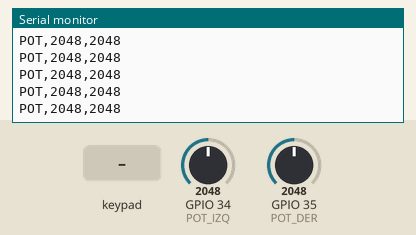
Simulated run of this sketch. Board: ESP32. On the bench: the last lines printed to the serial monitor. The test bench sets the inputs (shaded band); at power-on: GPIO 34 (POT_IZQ) = 2048, GPIO 35 (POT_DER) = 2048 (analog values on the 0–4095 scale).

Above: at 1.2 s.
1.3 s: key '1' pressed
2.8 s: key '2' pressed
4.3 s: GPIO 34 (POT_IZQ) set to 2866
At 5.4 s:
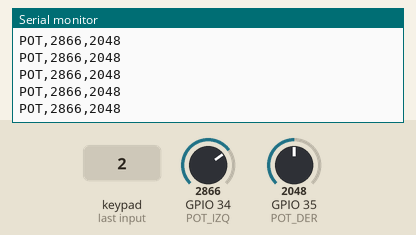
5.8 s: GPIO 35 (POT_DER) set to 2866
At 6.9 s:
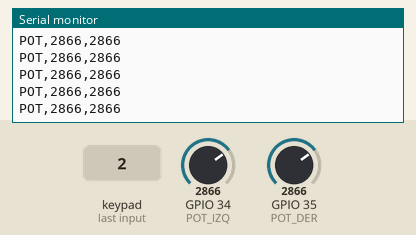
7.3 s: GPIO 34 (POT_IZQ) set to 3603
At 8.3 s:
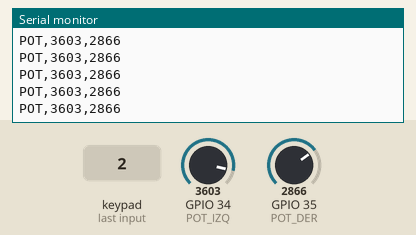
8.8 s: GPIO 35 (POT_DER) set to 3603
At 9.9 s:
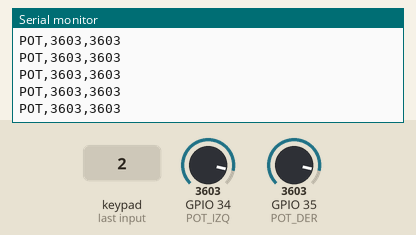
Timing chart, 0 to 11.3 s (numbered marks = the images above; inputs shaded):
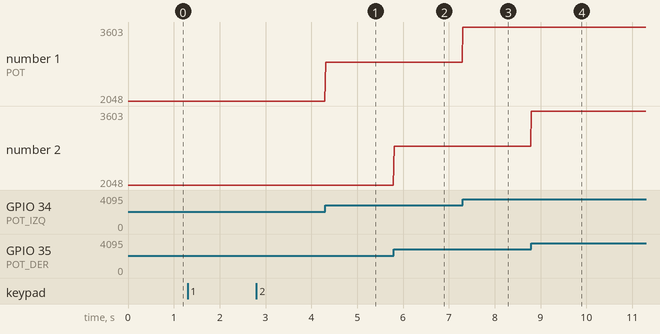

Measured:
- after the input at 4.3 s, the serial monitor: prints a new line at once (image 1)
- after the input at 5.8 s, the serial monitor: prints a new line at once (image 2)
- after the input at 7.3 s, the serial monitor: prints a new line at once (image 3)
- after the input at 8.8 s, the serial monitor: prints a new line at once (image 4)
- plotted number 1: 2048 → 2866 after the input at 4.3 s, 2866 → 3603 after the input at 7.3 s

The sketch:

baxter_esp32.ino
```cpp
#include <Keypad.h>

// ===============================
// POTENCIOMETROS
// ===============================
const int POT_IZQ = 34;
const int POT_DER = 35;

// ===============================
// TECLADO 1x2
// ===============================
const byte FILAS = 1;
const byte COLUMNAS = 2;

char teclas[FILAS][COLUMNAS] = {
  {'1', '2'}
};

byte pinesFilas[FILAS] = {13};
byte pinesColumnas[COLUMNAS] = {27, 32};

Keypad teclado = Keypad(
  makeKeymap(teclas),
  pinesFilas,
  pinesColumnas,
  FILAS,
  COLUMNAS
);

void setup() {

  Serial.begin(115200);

  analogReadResolution(12);

  pinMode(POT_IZQ, INPUT);
  pinMode(POT_DER, INPUT);
}

void loop() {

  // Leer potenciómetros
  int izquierda = analogRead(POT_IZQ);
  int derecha = analogRead(POT_DER);

  // Enviar:
  // POT,izquierda,derecha
  Serial.print("POT,");
  Serial.print(izquierda);
  Serial.print(",");
  Serial.println(derecha);

  // Leer teclado
  char tecla = teclado.getKey();

  if (tecla == '1') {
    Serial.println("OPEN");
  }

  if (tecla == '2') {
    Serial.println("CLOSE");
  }

  delay(20);
}
```
